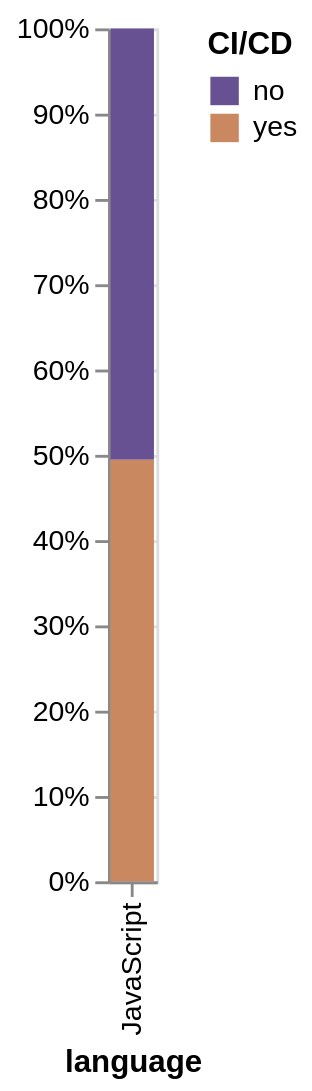

Source (Vega-Lite JSON):
### Vega-Lite specification from a JSON file in a GitHub repository (floating-point values rounded to 4 significant figures)
{"$schema": "https://vega.github.io/schema/vega-lite/v5.json", "data": {"values": [{"language": "JavaScript", "cicd": 1, "people": 1483789}, {"language": "JavaScript", "cicd": 2, "people": 1450376}]}, "transform": [{"calculate": "datum.cicd == 2 ? 'yes' : 'no'", "as": "CI/CD"}], "mark": "bar", "width": {"step": 17}, "encoding": {"y": {"aggregate": "sum", "field": "people", "title": "", "stack": "normalize"}, "x": {"field": "language"}, "color": {"field": "CI/CD", "scale": {"range": ["#675193", "#ca8861"]}}}}
